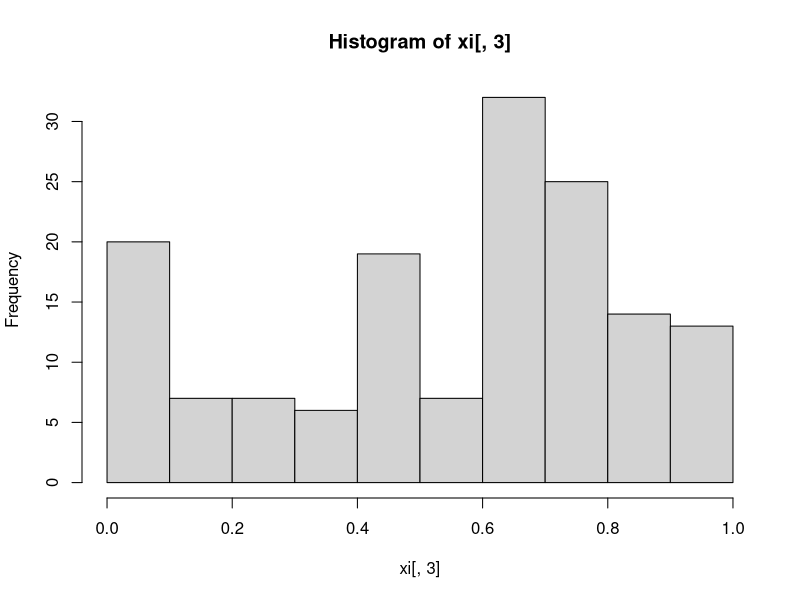
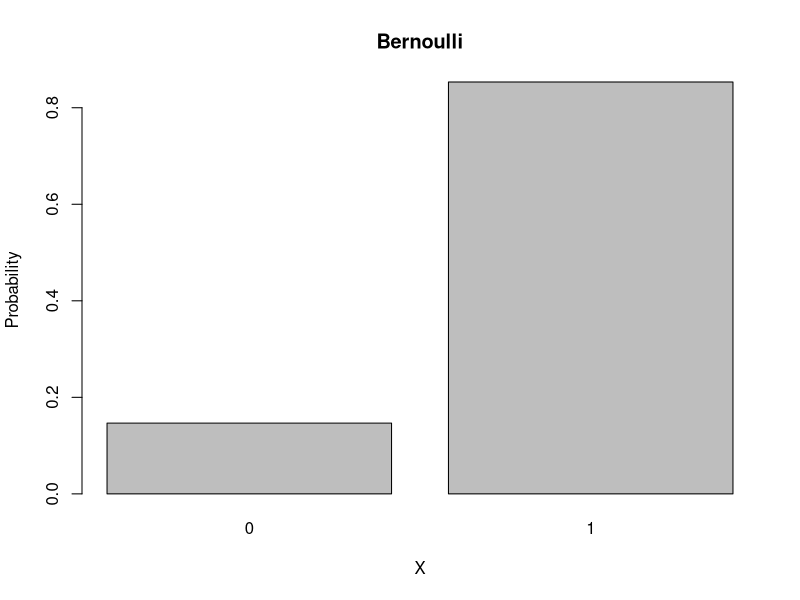

The R script that drew these images, in order:
##TUGAS 1 TEKNIK SIMULASI PERTEMUAN 2##
##CHOIRUNNISA HASNA - B2A020071##
##NIM GANJIL##

#Diket : Z0= 21139, a=45, m=417, c=437, n=150, p=0.83
#Dit: Gunakan Additive dan Gunakan Bernouli_2
#Jawab:

###Additive###

Additive_RNG<-function(a,z0,c,m,n) {
  xi<-matrix(NA,n,3)
  colnames(xi)<-c("aZ(i-1)+c","Xi","Ui")
  for (i in 1:n)
  {
    xi[i,1]<-(a*z0+c)
    xi[i,2]<-xi[i,1]%%m
    xi[i,3]<-xi[i,2]/m
    z0<-xi[i,2]
  }
  hist(xi[,3])
  View(xi)
}
Additive_RNG(45,21139,437,417,150)


##Menampilkan Z1, Z2, ..., Zn##

Additive_RNG<-function(a,z0,c,m,n)
{
  z<-rep(0,150)
  for(i in 1:150)
  {
    z[i]<-((a*z0)+c)%%m
    z0<-z[i]
  }
  print(z)
}
Additive_RNG(45,21139,437,417,150)


##Bernoulli 2##

i<-150
p<-.83
X<-runif(i)
Y<-(X<=p)+0
(tabel<-table(Y)/length(Y))
barplot(tabel,main="Bernoulli", xlab = 'X', ylab = 'Probability')